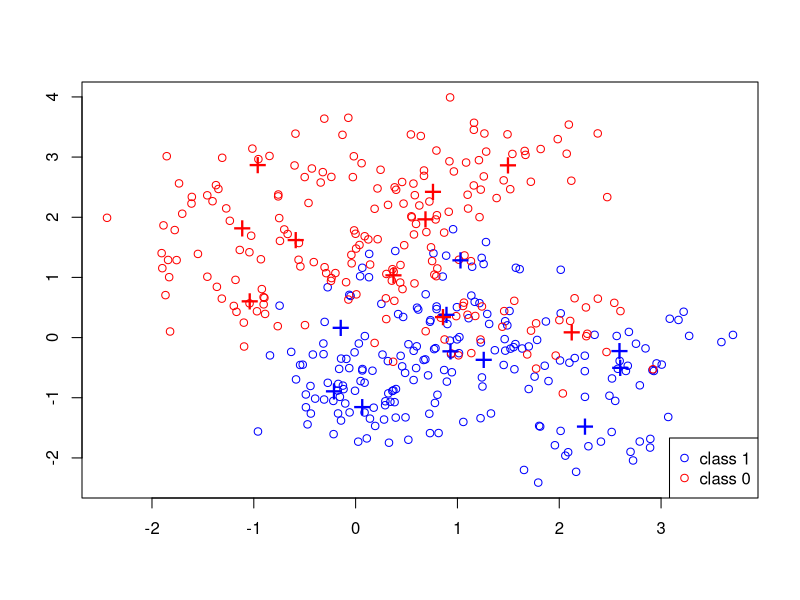

This figure's R source: (Note: a time limit stopped this script after it produced the figure.)
## ---- chunk 1
knitr::opts_chunk$set(echo = TRUE)
## ---- chunk 2
uid = 9679
set.seed(uid)
## ---- chunk 3
p = 2;      
csize = 10;     # number of centers
sigma = 1;      # sd for generating the centers 
m1 = matrix(rnorm(csize*p), csize, p)*sigma + 
  cbind( rep(1, csize), rep(0, csize))
m0 = matrix(rnorm(csize*p), csize, p)*sigma + 
  cbind( rep(0, csize), rep(1, csize))
## ---- chunk 4
sim_params = list(
 csize = 10,      # number of centers
 p = 2,           # dimension
 s = sqrt(1/5),   # standard deviation for generating data
 n = 200,         # training size per class
 N = 10000,        # test size per class
 m0 = m0,         # 10 centers for class 0
 m1 = m1         # 10 centers for class 1
)
datagen = function(sim_params){
  p = sim_params$p
  s = sim_params$s 
  n = sim_params$n 
  N = sim_params$N 
  m1 = sim_params$m1 
  m0 = sim_params$m0
  csize = sim_params$csize
  
  id1 = sample(1:csize, n, replace = TRUE);
  id0 = sample(1:csize, n, replace = TRUE);
  traindata = matrix(rnorm(2*n*p), 2*n, p)*s + rbind(m1[id1,], m0[id0,])
  Ytrain = factor(c(rep(1,n), rep(0,n)))
  shuffle_row_id = sample(1:n)
  id1 = sample(1:csize, N, replace=TRUE);
  id0 = sample(1:csize, N, replace=TRUE); 
  testdata = matrix(rnorm(2*N*p), 2*N, p)*s + rbind(m1[id1,], m0[id0,])
  Ytest = factor(c(rep(1,N), rep(0,N)))
  
  # Return the training/test data along with labels
  list(
  traindata = traindata,
  Ytrain = Ytrain,
  testdata = testdata,
  Ytest = Ytest
  )
}
## ---- chunk 5
mydata = datagen(sim_params)
traindata = mydata$train
Ytrain = mydata$Ytrain
testdata = mydata$testdata
Ytest = mydata$Ytest
n = nrow(traindata)

mycol = rep("blue", n)
mycol[Ytrain==0] = "red"
plot(traindata[, 1], traindata[, 2], type = "n", xlab = "", ylab = "")
points(traindata[, 1], traindata[, 2], col = mycol);
points(m1[, 1], m1[, 2], pch = "+", cex = 2, col = "blue");    
points(m0[, 1], m0[, 2], pch = "+", cex = 2, col = "red");   
legend("bottomright", pch = c(1,1), col = c("blue", "red"), 
       legend = c("class 1", "class 0"))  
## ---- chunk 6
scratch_knn = function(traindata, testdata, Ytrain, k){
  if(k > length(traindata)){
    print( "K is larger than number of datapoints")
    return()
  }
  classification = rep(0, nrow(testdata))
  for(i in 1:nrow(testdata)){
    testpoint = testdata[i,]
    class = classify(traindata, testpoint, Ytrain, k)
    classification[i] = class
  }
  as.factor(classification)
}

classify = function(traindata, datapoint, Ytrain, k){
  k_nearest = nearest_neighbors(traindata, datapoint, Ytrain, k)
  if(k==1){
    return(k_nearest[2])
  }
  c = rep(0, length(levels(Ytrain)))
  for(i in 1:k){
    c[k_nearest[i,2]] = c[k_nearest[i,2]] + 1
  }
  which(c==max(c), arr.ind=TRUE)[1]
}

nearest_neighbors = function(traindata, datapoint, Ytrain, k){
  testpoint =  matrix(datapoint, nrow = nrow(traindata), ncol = ncol(traindata), byrow = TRUE)
  distances = (traindata - testpoint)^2
  distances = rowSums(distances)
  distances = sqrt(distances)
  nearest_k_neighbors = cbind(distances, Ytrain)
  nearest_k_neighbors = nearest_k_neighbors[order(nearest_k_neighbors[,1], decreasing = FALSE),]
  nearest_k_neighbors[1:k,]
}

## ---- chunk 7
library(class)
test.pred = knn(traindata,testdata,Ytrain,k=1)
table(Ytest, test.pred)
test.scratch_pred = scratch_knn(traindata, testdata,Ytrain,k=1)
table(Ytest, test.scratch_pred)
## ---- chunk 8
test.pred = knn(traindata,testdata,Ytrain,k=3)
test.pred_prob = knn(traindata,testdata,Ytrain,k=3,prob=TRUE)
table(Ytest, test.pred)
test.scratch_pred = scratch_knn(traindata, testdata,Ytrain,k=3)
table(Ytest, test.scratch_pred)
## ---- chunk 9
length(attributes(test.pred_prob)$prob[attributes(test.pred_prob)$prob == 0.5])
## ---- chunk 10
test.pred = knn(traindata,testdata,Ytrain,k=5)
table(Ytest, test.pred)
#length(attributes(test.pred)$prob[attributes(test.pred)$prob == 0.5])
test.scratch_pred = scratch_knn(traindata, testdata,Ytrain,k=5)
table(Ytest, test.scratch_pred)
## ---- chunk 11
fit_lr_model = function(sim_data){
  # change Y from factor to numeric
  sim_data$Ytrain = as.numeric(sim_data$Ytrain) - 1
  sim_data$Ytest = as.numeric(sim_data$Ytest) - 1
  
  # fit a linear regression model
  model = lm(sim_data$Ytrain ~ ., data=as.data.frame(sim_data$traindata))
  decision_thresh = 0.5
  train_pred = as.numeric(model$fitted.values > decision_thresh)
  
  # Make predictions
  test_yhat = predict(model, newdata=as.data.frame(sim_data$testdata))
  test_pred = as.numeric(test_yhat > decision_thresh)
  
  # return the mean classification errors on training/test sets
  list(
    train_error = sum(sim_data$Ytrain  != train_pred) / length(sim_data$Ytrain),
    test_error = sum(sim_data$Ytest  != test_pred) / 
      length(sim_data$Ytest)
  )
}
## ---- chunk 12
fit_qr_model = function(sim_data, verbose=FALSE) {
  
  # change Y from factor to numeric
  sim_data$Ytrain = as.numeric(sim_data$Ytrain) - 1
  sim_data$Ytest = as.numeric(sim_data$Ytest) - 1
  
  # fit a quadratic regression model
  model = lm(
    sim_data$Ytrain ~ 
      V1 + V2 + I(V1^2) + I(V2^2) + V1:V2,
    as.data.frame(sim_data$traindata)
  )
  if (verbose) {
    print(summary(model))
  }
  
  decision_thresh = 0.5
  train_pred = as.numeric(model$fitted.values > decision_thresh)
 
  test_yhat = predict(
    model,
    newdata=as.data.frame(sim_data$testdata)
  )
  test_pred = as.numeric(test_yhat > decision_thresh)
  
  # return the mean classification errors on training/test sets
  list(
    train_error = sum(sim_data$Ytrain  != train_pred) / length(sim_data$Ytrain),
    test_error = sum(sim_data$Ytest  != test_pred) / 
      length(sim_data$Ytest)
  )
}
## ---- chunk 13
cvKNNAveErrorRate = function(K, train_data, Ytrain, foldNum=10){
  n = nrow(traindata)
  foldSize = floor(n/foldNum)  
  error = 0
  myIndex = sample(1 : n)
  for(runId in 1:foldNum){
    testSetIndex = ((runId-1)*foldSize + 1):(ifelse(runId == foldNum, n, runId*foldSize))
    testSetIndex = myIndex[testSetIndex]
    trainX = traindata[-testSetIndex, ]
    trainY = Ytrain[-testSetIndex]
    testX = traindata[testSetIndex, ]
    testY = Ytrain[testSetIndex]
    predictY = knn(trainX, testX, trainY, K)
    error = error + sum(predictY != testY) 
  }
  error = error / n
  error
}
## ---- chunk 14
cvKNN = function(traindata, Ytrain, foldNum=10) {
  n = nrow(traindata)
  foldSize = floor(n/foldNum)  
  #KVector = seq(1, (nrow(traindata) - foldSize), 1)
  KVector = cbind(1, 3, 5)
  cvErrorRates = sapply(KVector, cvKNNAveErrorRate, traindata, Ytrain, foldNum)
  result = list()
  result$bestK = max(KVector[cvErrorRates == min(cvErrorRates)])
  result$cvError = cvErrorRates[KVector == result$bestK]
  result
}
## ---- chunk 15
fit_knn_model = function(sim_data, k){
  train_pred = knn(sim_data$train, sim_data$train, sim_data$Ytrain, k)
  test_pred = knn(sim_data$train, sim_data$testdata, sim_data$Ytrain, k)
  
  # return the mean classification errors on training/test sets
  list(
    train_error = sum(sim_data$Ytrain  != train_pred) / length(sim_data$Ytrain),
    test_error = sum(sim_data$Ytest  != test_pred) / 
      length(sim_data$Ytest)
  )
}
## ---- chunk 16
mixnorm = function(x, centers0, centers1, s){
  ## return the density ratio for a point x, where each 
  ## density is a mixture of normal with multiple components
  d1 = sum(exp(-apply((t(centers1) - x)^2, 2, sum) / (2 * s^2)))
  d0 = sum(exp(-apply((t(centers0) - x)^2, 2, sum) / (2 * s^2)))
  
  return (d1 / d0)
}
## ---- chunk 17
fit_bayes_model = function(sim_data, centers0, centers1, s){
  sim_data$Ytrain = as.numeric(sim_data$Ytrain) - 1
  sim_data$Ytest = as.numeric(sim_data$Ytest) - 1
  decision_thresh = 1
  train_pred = rep(0, length(sim_data$Ytrain))
  test_pred = rep(0, length(sim_data$Ytest))
  for(i in 1:nrow(sim_data$traindata)){
    train_pred[i] = as.numeric(mixnorm(x=sim_data$traindata[i,], centers0, centers1, s) > decision_thresh)
  }
  for(i in 1:nrow(sim_data$testdata)){
    test_pred[i] = as.numeric(mixnorm(x=sim_data$testdata[i,], centers0, centers1, s) > decision_thresh)
  }
  list(
    train_error = sum(sim_data$Ytrain  != train_pred) / length(sim_data$Ytrain),
    test_error = sum(sim_data$Ytest  != test_pred) / 
      length(sim_data$Ytest)
  )
}
## ---- chunk 18
numRuns = 50

lr_results = matrix(nrow=numRuns, ncol = 2)
qr_results = matrix(nrow=numRuns, ncol = 2)
Kstats = matrix(nrow=numRuns, ncol = 2)
knn_results = matrix(nrow=numRuns, ncol = 2)
bayes_results = matrix(nrow=numRuns, ncol = 2)


for(i in 1:numRuns){
  simdata = datagen(sim_params)
  
  lr_results[i,] = cbind(unlist(fit_lr_model(simdata)))
  qr_results[i,] = cbind(unlist(fit_qr_model(simdata)))
  Kstats[i,] = cbind(unlist(cvKNN(simdata$traindata, simdata$Ytrain)))
  knn_results[i,] = cbind(unlist(fit_knn_model(simdata, Kstats[i,1])))
  bayes_results[i,] = cbind(unlist(fit_bayes_model(simdata,sim_params$m0, sim_params$m1, sim_params$s)))
}
## ---- chunk 19
boxplot(
  lr_results[,1], lr_results[,2], qr_results[,1], qr_results[,2], knn_results[,1], knn_results[,2], bayes_results[,1], bayes_results[,2],
  main = "Train and Test Error for Several Classification Methods",
  ylab = "Error",
  names = c("lr_train", "lr_test", "qr_train", "qr_test", "knn_train", "knn_test", "bayes_train", "bayes_test"),
  las = 2,
  col = c("orange", "dodgerblue")
  
)
## ---- chunk 20
mean(Kstats[,1])
## ---- chunk 21
sqrt(sum((Kstats[,1] - mean(Kstats[,1])) ^ 2) / (nrow(Kstats) - 1))
